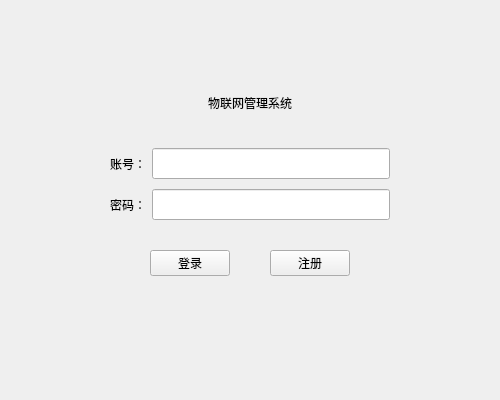
<?xml version="1.0" encoding="UTF-8"?>
<ui version="4.0">
 <class>EntryWidget</class>
 <widget class="QWidget" name="EntryWidget">
  <property name="geometry">
   <rect>
    <x>0</x>
    <y>0</y>
    <width>500</width>
    <height>400</height>
   </rect>
  </property>
  <property name="windowTitle">
   <string>物联网管理系统</string>
  </property>
  <layout class="QGridLayout" name="gridLayout_2">
   <item row="1" column="1">
    <layout class="QVBoxLayout" name="verticalLayout">
     <property name="bottomMargin">
      <number>30</number>
     </property>
     <item>
      <widget class="QLabel" name="titleLabel">
       <property name="text">
        <string>物联网管理系统</string>
       </property>
       <property name="alignment">
        <set>Qt::AlignCenter</set>
       </property>
      </widget>
     </item>
    </layout>
   </item>
   <item row="1" column="2">
    <spacer name="horizontalSpacer_4">
     <property name="orientation">
      <enum>Qt::Horizontal</enum>
     </property>
     <property name="sizeHint" stdset="0">
      <size>
       <width>40</width>
       <height>20</height>
      </size>
     </property>
    </spacer>
   </item>
   <item row="3" column="1">
    <spacer name="verticalSpacer">
     <property name="orientation">
      <enum>Qt::Vertical</enum>
     </property>
     <property name="sizeHint" stdset="0">
      <size>
       <width>20</width>
       <height>40</height>
      </size>
     </property>
    </spacer>
   </item>
   <item row="1" column="0">
    <spacer name="horizontalSpacer_5">
     <property name="orientation">
      <enum>Qt::Horizontal</enum>
     </property>
     <property name="sizeHint" stdset="0">
      <size>
       <width>40</width>
       <height>20</height>
      </size>
     </property>
    </spacer>
   </item>
   <item row="2" column="1">
    <layout class="QGridLayout" name="gridLayout">
     <property name="topMargin">
      <number>0</number>
     </property>
     <property name="bottomMargin">
      <number>30</number>
     </property>
     <property name="verticalSpacing">
      <number>10</number>
     </property>
     <item row="3" column="2">
      <widget class="QLineEdit" name="passwordEdit">
       <property name="sizePolicy">
        <sizepolicy hsizetype="Expanding" vsizetype="Expanding">
         <horstretch>0</horstretch>
         <verstretch>0</verstretch>
        </sizepolicy>
       </property>
       <property name="font">
        <font>
         <family>宋体</family>
         <pointsize>12</pointsize>
        </font>
       </property>
      </widget>
     </item>
     <item row="1" column="2">
      <widget class="QLineEdit" name="userNameEdit">
       <property name="sizePolicy">
        <sizepolicy hsizetype="Expanding" vsizetype="Expanding">
         <horstretch>0</horstretch>
         <verstretch>0</verstretch>
        </sizepolicy>
       </property>
       <property name="font">
        <font>
         <family>宋体</family>
         <pointsize>12</pointsize>
        </font>
       </property>
      </widget>
     </item>
     <item row="3" column="1">
      <widget class="QLabel" name="label_2">
       <property name="styleSheet">
        <string notr="true">font: 16px &quot;宋体&quot;;</string>
       </property>
       <property name="text">
        <string>密码：</string>
       </property>
      </widget>
     </item>
     <item row="1" column="1">
      <widget class="QLabel" name="label">
       <property name="sizePolicy">
        <sizepolicy hsizetype="Preferred" vsizetype="Preferred">
         <horstretch>0</horstretch>
         <verstretch>0</verstretch>
        </sizepolicy>
       </property>
       <property name="styleSheet">
        <string notr="true">font: 16px &quot;宋体&quot;;</string>
       </property>
       <property name="text">
        <string>账号：</string>
       </property>
      </widget>
     </item>
     <item row="4" column="1" colspan="2">
      <layout class="QHBoxLayout" name="horizontalLayout">
       <property name="topMargin">
        <number>20</number>
       </property>
       <item>
        <spacer name="horizontalSpacer">
         <property name="orientation">
          <enum>Qt::Horizontal</enum>
         </property>
         <property name="sizeHint" stdset="0">
          <size>
           <width>40</width>
           <height>20</height>
          </size>
         </property>
        </spacer>
       </item>
       <item>
        <widget class="QPushButton" name="loginBt">
         <property name="autoFillBackground">
          <bool>false</bool>
         </property>
         <property name="text">
          <string>登录</string>
         </property>
        </widget>
       </item>
       <item>
        <spacer name="horizontalSpacer_3">
         <property name="orientation">
          <enum>Qt::Horizontal</enum>
         </property>
         <property name="sizeHint" stdset="0">
          <size>
           <width>40</width>
           <height>20</height>
          </size>
         </property>
        </spacer>
       </item>
       <item>
        <widget class="QPushButton" name="signupBt">
         <property name="text">
          <string>注册</string>
         </property>
        </widget>
       </item>
       <item>
        <spacer name="horizontalSpacer_2">
         <property name="orientation">
          <enum>Qt::Horizontal</enum>
         </property>
         <property name="sizeHint" stdset="0">
          <size>
           <width>40</width>
           <height>20</height>
          </size>
         </property>
        </spacer>
       </item>
      </layout>
     </item>
    </layout>
   </item>
   <item row="0" column="1">
    <spacer name="verticalSpacer_2">
     <property name="orientation">
      <enum>Qt::Vertical</enum>
     </property>
     <property name="sizeHint" stdset="0">
      <size>
       <width>20</width>
       <height>40</height>
      </size>
     </property>
    </spacer>
   </item>
  </layout>
 </widget>
 <resources/>
 <connections/>
</ui>
